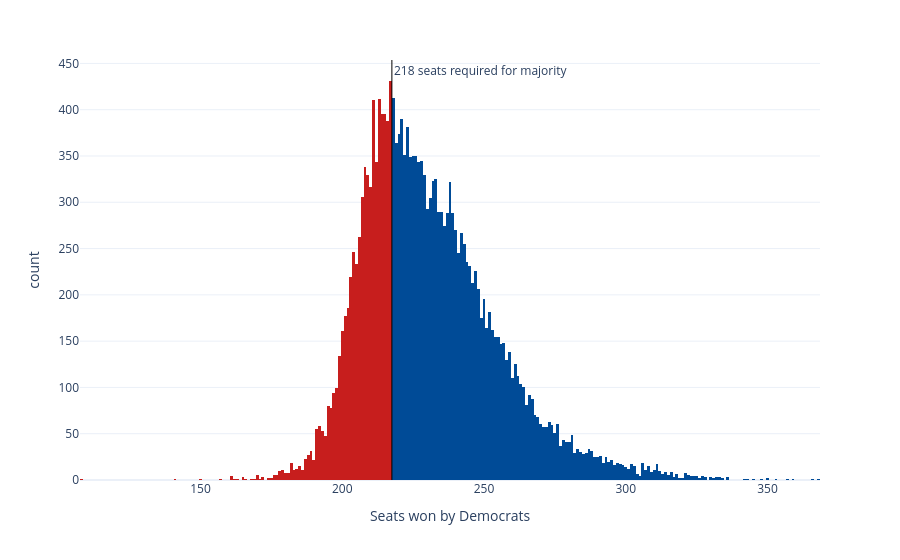

Notebook source saved alongside this figure:
### Code cell
sims_hist = px.histogram(seat_sims, x='seats', nbins=np.unique(seat_sims['seats']).shape[0]*2, color='winner',
                         color_discrete_map={'Democrats': '#004b97', 'Republicans': '#c71e1d'},
                         labels={'seats':'Seats won by Democrats', 'winner': 'Winner'}, template='plotly_white')
sims_hist.update_traces(showlegend=False)
sims_hist.add_vline(x=217.5, line_width=1, line_color='black', annotation_text='218 seats required for majority', 
                    annotation_position='top right')
sims_hist

### Figure 1 — Plotly figure (JSON) as saved in the notebook; plotly's stock layout.template omitted (floating-point values rounded to 4 significant figures; data arrays with more than 128 entries replaced by an {"elided": "..."} marker saying what was removed)
{"data": [{"bingroup": "x", "hovertemplate": "Winner=Republicans<br>Seats won by Democrats=%{x}<br>count=%{y}<extra></extra>", "legendgroup": "Republicans", "marker": {"color": "#c71e1d", "pattern": {"shape": ""}}, "name": "Republicans", "nbinsx": 370, "orientation": "v", "showlegend": false, "type": "histogram", "x": {"elided": "6492 int values"}, "xaxis": "x", "yaxis": "y"}, {"bingroup": "x", "hovertemplate": "Winner=Democrats<br>Seats won by Democrats=%{x}<br>count=%{y}<extra></extra>", "legendgroup": "Democrats", "marker": {"color": "#004b97", "pattern": {"shape": ""}}, "name": "Democrats", "nbinsx": 370, "orientation": "v", "showlegend": false, "type": "histogram", "x": {"elided": "13508 int values"}, "xaxis": "x", "yaxis": "y"}], "layout": {"annotations": [{"showarrow": false, "text": "218 seats required for majority", "x": 217.5, "xanchor": "left", "xref": "x", "y": 1, "yanchor": "top", "yref": "y domain"}], "barmode": "relative", "legend": {"title": {"text": "Winner"}, "tracegroupgap": 0}, "margin": {"t": 60}, "shapes": [{"line": {"color": "black", "width": 1}, "type": "line", "x0": 217.5, "x1": 217.5, "xref": "x", "y0": 0, "y1": 1, "yref": "y domain"}], "xaxis": {"anchor": "y", "domain": [0, 1], "title": {"text": "Seats won by Democrats"}}, "yaxis": {"anchor": "x", "domain": [0, 1], "title": {"text": "count"}}}}
